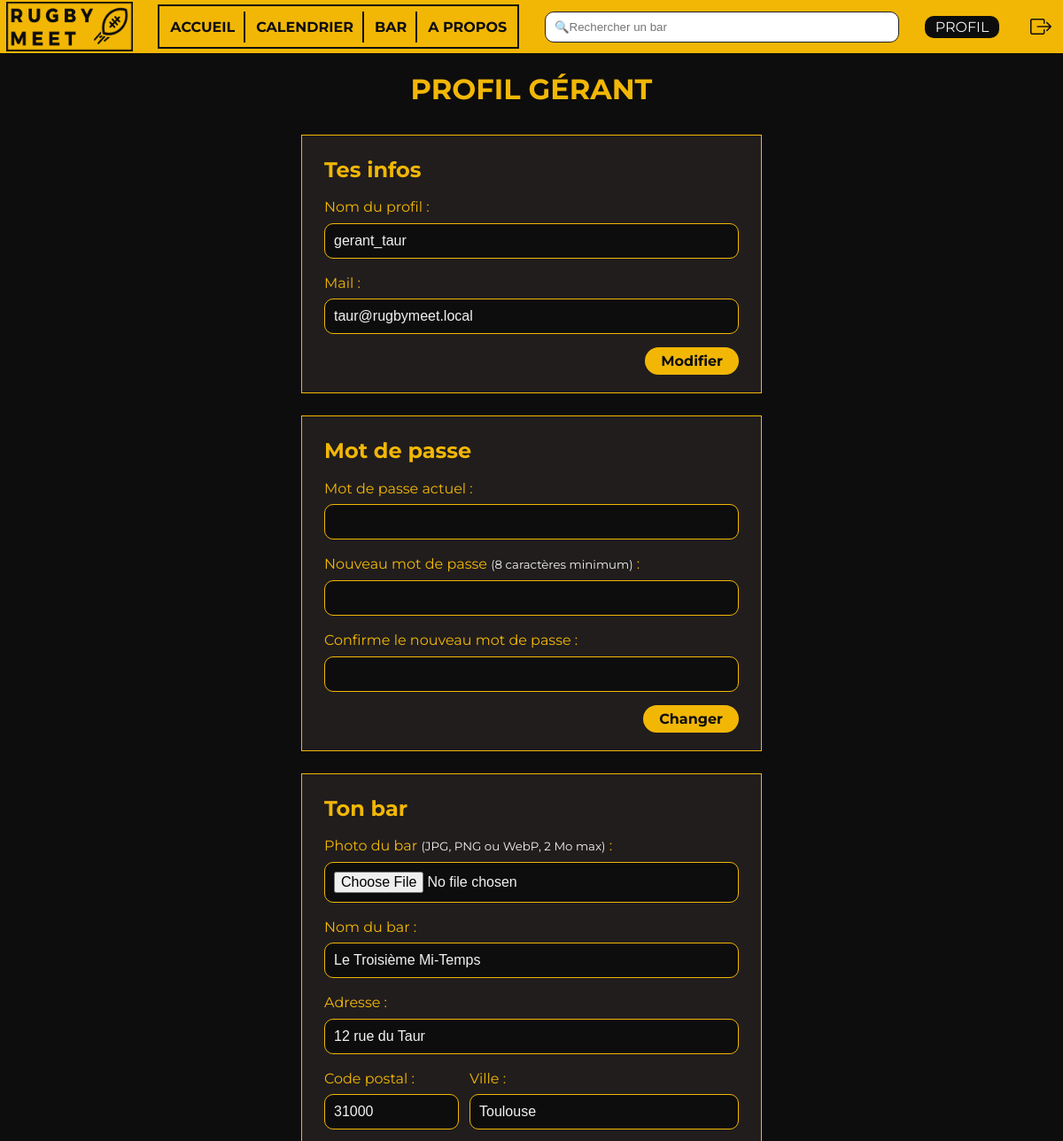
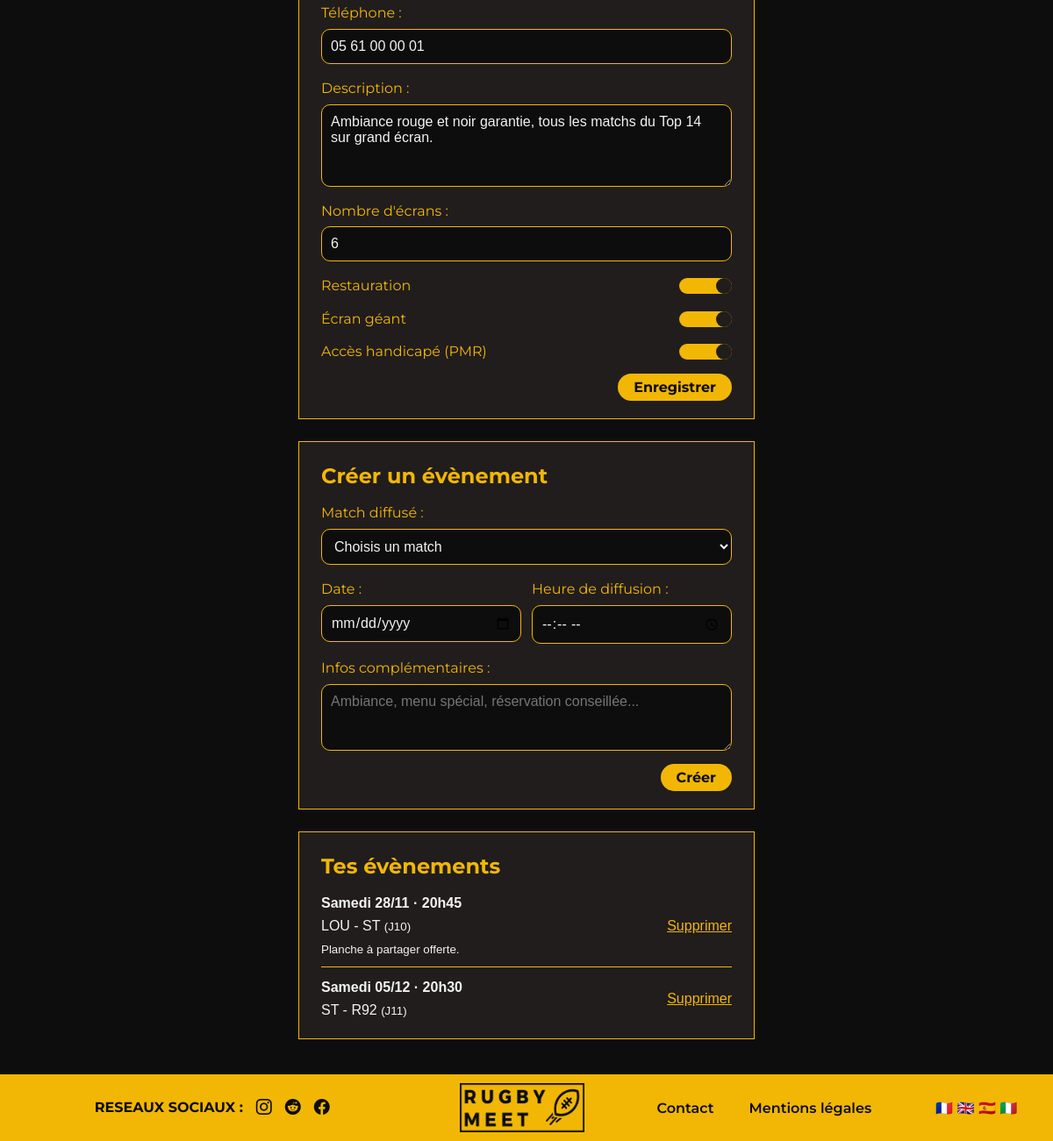
Screenshot of /gerant (signed in) with the database file from the repository (2 pictures, top to bottom).
### tables this page shows
CREATE TABLE utilisateur (
    id_utilisateur   INT UNSIGNED NOT NULL AUTO_INCREMENT,
    nom_profil       VARCHAR(50)  NOT NULL,
    email            VARCHAR(255) NOT NULL,
    mot_de_passe     VARCHAR(255) NOT NULL,    
    ville            VARCHAR(100) NULL,
    date_inscription DATETIME     NOT NULL DEFAULT CURRENT_TIMESTAMP,
    id_role          INT UNSIGNED NOT NULL,
    id_club          INT UNSIGNED NULL,        
    CONSTRAINT pk_utilisateur PRIMARY KEY (id_utilisateur),
    CONSTRAINT uq_utilisateur_nom_profil UNIQUE (nom_profil),
    CONSTRAINT uq_utilisateur_email UNIQUE (email),
    CONSTRAINT fk_utilisateur_role FOREIGN KEY (id_role)
        REFERENCES `role` (id_role) ON DELETE RESTRICT ON UPDATE CASCADE,
    CONSTRAINT fk_utilisateur_club FOREIGN KEY (id_club)
        REFERENCES club (id_club) ON DELETE SET NULL ON UPDATE CASCADE
);

CREATE TABLE bar (
    id_bar         INT UNSIGNED NOT NULL AUTO_INCREMENT,
    nom            VARCHAR(100) NOT NULL,
    adresse        VARCHAR(255) NOT NULL,
    code_postal    CHAR(5)      NOT NULL,
    ville          VARCHAR(100) NOT NULL,
    telephone      VARCHAR(20)  NULL,
    `description`  TEXT         NULL,
    photo          VARCHAR(255) NULL,          
    nb_ecrans      INT UNSIGNED NOT NULL DEFAULT 1,
    restauration   BOOLEAN      NOT NULL DEFAULT 0,
    ecran_geant    BOOLEAN      NOT NULL DEFAULT 0,
    acces_pmr      BOOLEAN      NOT NULL DEFAULT 0,
    id_utilisateur INT UNSIGNED NOT NULL,
    CONSTRAINT pk_bar PRIMARY KEY (id_bar),
    CONSTRAINT uq_bar_gerant UNIQUE (id_utilisateur),
    CONSTRAINT uq_bar_adresse UNIQUE (adresse, code_postal, ville),
    CONSTRAINT ck_bar_code_postal CHECK (code_postal REGEXP '^[0-9]{5}$'),
    CONSTRAINT fk_bar_utilisateur FOREIGN KEY (id_utilisateur)
        REFERENCES utilisateur (id_utilisateur) ON DELETE CASCADE ON UPDATE CASCADE
);

CREATE TABLE evenement (
    id_evenement          INT UNSIGNED NOT NULL AUTO_INCREMENT,
    date_heure_diffusion  DATETIME NOT NULL,
    infos_complementaires TEXT     NULL,       
    id_bar                INT UNSIGNED NOT NULL,
    id_rencontre          INT UNSIGNED NOT NULL,
    CONSTRAINT pk_evenement PRIMARY KEY (id_evenement),
    CONSTRAINT uq_evenement_bar_rencontre UNIQUE (id_bar, id_rencontre),
    CONSTRAINT fk_evenement_bar FOREIGN KEY (id_bar)
        REFERENCES bar (id_bar) ON DELETE CASCADE ON UPDATE CASCADE,
    CONSTRAINT fk_evenement_rencontre FOREIGN KEY (id_rencontre)
        REFERENCES rencontre (id_rencontre) ON DELETE RESTRICT ON UPDATE CASCADE
);

CREATE TABLE rencontre (
    id_rencontre      INT UNSIGNED NOT NULL AUTO_INCREMENT,
    journee           INT UNSIGNED NOT NULL,
    date_match        DATE         NOT NULL,
    heure_coup_envoi  TIME         NULL,
    id_competition    INT UNSIGNED NOT NULL,
    id_club_domicile  INT UNSIGNED NOT NULL,
    id_club_exterieur INT UNSIGNED NOT NULL,
    CONSTRAINT pk_rencontre PRIMARY KEY (id_rencontre),
    CONSTRAINT uq_rencontre_affiche UNIQUE (id_competition, id_club_domicile, id_club_exterieur),
    CONSTRAINT ck_rencontre_journee CHECK (journee >= 1),
    CONSTRAINT fk_rencontre_competition FOREIGN KEY (id_competition)
        REFERENCES competition (id_competition) ON DELETE RESTRICT ON UPDATE CASCADE,
    CONSTRAINT fk_rencontre_domicile FOREIGN KEY (id_club_domicile)
        REFERENCES club (id_club) ON DELETE RESTRICT ON UPDATE CASCADE,
    CONSTRAINT fk_rencontre_exterieur FOREIGN KEY (id_club_exterieur)
        REFERENCES club (id_club) ON DELETE RESTRICT ON UPDATE CASCADE
);

### app/Views/manager/show.php (the view, shortened to what the rows shown need)
        <div id="titles">
            <h1>PROFIL GÉRANT</h1>
        </div>
        <div class="content narrow">
            <section class="panel" id="personal-info">
                <h2>Tes infos</h2>
                <form method="post" action="<?= e(url('/profil/infos')) ?>" novalidate>
                    <div class="field">
                        <label for="name">Nom du profil :</label>
                        <input type="text" id="name" name="name" required maxlength="50" value="<?= old('name', $user['nom_profil']) ?>">
                    </div>
                    <div class="field">
                        <label for="mail">Mail :</label>
                        <input type="email" id="mail" name="email" required maxlength="255" value="<?= old('email', $user['email']) ?>">
                    </div>
                    <div class="form-actions"><button type="submit" class="btn-save">Modifier</button></div>
                </form>
            </section>
            <section class="panel" id="password-info">
                <h2>Mot de passe</h2>
                <form method="post" action="<?= e(url('/profil/mot-de-passe')) ?>" novalidate>
                    <div class="field">
                        <label for="mdp-actuel">Mot de passe actuel :</label>
                        <input type="password" id="mdp-actuel" name="current_password" required autocomplete="current-password">
                    </div>
                    <div class="field">
                        <label for="mdp-new">Nouveau mot de passe <small>(8 caractères minimum)</small> :</label>
                        <input type="password" id="mdp-new" name="new_password" required minlength="8" autocomplete="new-password">
                    </div>
                    <div class="field">
                        <label for="mdp-new2">Confirme le nouveau mot de passe :</label>
                        <input type="password" id="mdp-new2" name="new_password_confirm" required minlength="8" autocomplete="new-password">
                    </div>
                    <div class="form-actions"><button type="submit" class="btn-save">Changer</button></div>
                </form>
            </section>
            <section class="panel" id="bar-info">
                <h2>Ton bar</h2>
                <form method="post" action="<?= e(url('/gerant/bar')) ?>" enctype="multipart/form-data" novalidate>
                    <div class="field">
                        <label for="bar-photo"><?= $bar['photo'] ? 'Remplacer la photo' : 'Photo du bar' ?> <small>(JPG, PNG ou WebP, 2 Mo max)</small> :</label>
                        <input type="file" id="bar-photo" name="bar_photo" accept="image/jpeg,image/png,image/webp">
                    </div>
                    <div class="field">
                        <label for="bar-name">Nom du bar :</label>
                        <input type="text" id="bar-name" name="bar_name" required maxlength="100" value="<?= old('bar_name', $bar['nom']) ?>">
                    </div>
                    <div class="field">
                        <label for="bar-address">Adresse :</label>
                        <input type="text" id="bar-address" name="bar_address" required maxlength="255" value="<?= old('bar_address', $bar['adresse']) ?>">
                    </div>
                    <div class="field-row">
                        <div class="field">
                            <label for="bar-zip">Code postal :</label>
                            <input type="text" id="bar-zip" name="bar_zip" required inputmode="numeric" pattern="[0-9]{5}" maxlength="5" value="<?= old('bar_zip', $bar['code_postal']) ?>">
                        </div>
                        <div class="field">
                            <label for="bar-city">Ville :</label>
                            <input type="text" id="bar-city" name="bar_city" required maxlength="100" value="<?= old('bar_city', $bar['ville']) ?>">
                        </div>
                    </div>
                    <div class="field">
                        <label for="bar-phone">Téléphone :</label>
                        <input type="tel" id="bar-phone" name="bar_phone" maxlength="20" value="<?= old('bar_phone', $bar['telephone'] ?? '') ?>">
                    </div>
                    <div class="field">
                        <label for="bar-desc">Description :</label>
                        <textarea id="bar-desc" name="bar_desc" rows="4" maxlength="2000"><?= old('bar_desc', $bar['description'] ?? '') ?></textarea>
                    </div>
                    <div class="field">
                        <label for="bar-screens">Nombre d'écrans :</label>
                        <input type="number" id="bar-screens" name="bar_screens" min="0" max="99" value="<?= old('bar_screens', (string) $bar['nb_ecrans']) ?>">
                    </div>
                    <div class="check-row">
                        <label for="bar-food">Restauration</label>
                        <input type="checkbox" class="switch" id="bar-food" name="bar_food" value="1"<?= $bar['restauration'] ? ' checked' : '' ?>>
                    </div>
                    <div class="check-row">
                        <label for="bar-big">Écran géant</label>
                        <input type="checkbox" class="switch" id="bar-big" name="bar_big" value="1"<?= $bar['ecran_geant'] ? ' checked' : '' ?>>
                    </div>
                    <div class="check-row">
                        <label for="bar-pmr">Accès handicapé (PMR)</label>
                        <input type="checkbox" class="switch" id="bar-pmr" name="bar_pmr" value="1"<?= $bar['acces_pmr'] ? ' checked' : '' ?>>
                    </div>
                    <div class="form-actions"><button type="submit" class="btn-save">Enregistrer</button></div>
                </form>
            </section>
            <section class="panel" id="event-create">
                <h2>Créer un évènement</h2>
                <form method="post" action="<?= e(url('/gerant/evenements')) ?>" novalidate>
                    <div class="field">
                        <label for="ev-match">Match diffusé :</label>
                        <select id="ev-match" name="ev_match" required>
                            <option value="">Choisis un match</option>
                        </select>
                    </div>
                    <div class="field-row equal">
                        <div class="field">
                            <label for="ev-date">Date :</label>
                            <input type="date" id="ev-date" name="ev_date" required value="<?= old('ev_date') ?>">
                        </div>
                        <div class="field">
                            <label for="ev-time">Heure de diffusion :</label>
                            <input type="time" id="ev-time" name="ev_time" required value="<?= old('ev_time') ?>">
                        </div>
                    </div>
                    <div class="field">
                        <label for="ev-note">Infos complémentaires :</label>
                        <textarea id="ev-note" name="ev_note" rows="3" maxlength="1000" placeholder="Ambiance, menu spécial, réservation conseillée..."><?= old('ev_note') ?></textarea>
                    </div>
                    <div class="form-actions"><button type="submit" class="btn-save">Créer</button></div>
                </form>
            </section>
            <section class="panel" id="event-list">
                <h2>Tes évènements</h2>
<?php if (!$events): ?>
                <p>Aucun évènement pour le moment.</p>
<?php else: ?>
                <ul class="item-list">
<?php foreach ($events as $ev): ?>
                    <li>
                        <span>
                            <strong><?= e(fr_datetime($ev['date_heure_diffusion'])) ?></strong><br>
                            <?= e($ev['domicile_abr'] . ' - ' . $ev['exterieur_abr']) ?> <small>(J<?= (int) $ev['journee'] ?>)</small>
<?php if ($ev['infos_complementaires']): ?><br><small><?= e($ev['infos_complementaires']) ?></small><?php endif; ?>
                        </span>
                        <form method="post" action="<?= e(url('/gerant/evenements/supprimer')) ?>">
                            <button type="submit" class="btn-link" aria-label="Supprimer l'évènement du <?= e(fr_datetime($ev['date_heure_diffusion'])) ?>">Supprimer</button>
                        </form>
                    </li>
<?php endforeach; ?>
                </ul>
<?php endif; ?>
            </section>
        </div>

### rows the page displays
utilisateur: name "gerant_taur", email "taur@rugbymeet.local"
bar: bar_name "Le Troisième Mi-Temps", bar_address "12 rue du Taur", bar_zip "31000", bar_city "Toulouse", bar_phone "05 61 00 00 01", bar_desc "Ambiance rouge et noir garantie, tous les matchs du Top 14 sur grand écran.", bar_screens "6", restauration "☑", ecran_geant "☑", acces_pmr "☑"
evenement: date_heure_diffusion "Samedi 28/11 · 20h45", exterieur_abr "LOU - ST", id_rencontre.journee "10", infos_complementaires "Planche à partager offerte."
evenement: date_heure_diffusion "Samedi 05/12 · 20h30", exterieur_abr "ST - R92", id_rencontre.journee "11"
